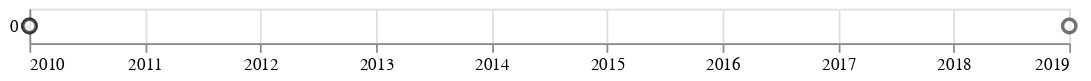

Here is the notebook cell this chart was saved with:
### Code cell
fourth_chart_access

### Figure 1 — Vega-Lite specification as saved in the notebook (floating-point values rounded to 4 significant figures)
{"config": {"title": {"font": "CM Mono"}, "axis": {"labelFont": "CM Mono", "titleFont": "CM Mono"}, "header": {"labelFont": "CM Mono", "titleFont": "CM Mono"}, "legend": {"labelFont": "CM Mono", "titleFont": "CM Mono"}}, "data": {"name": "data-cc244701dd50ffc25b74fc3cd76a710c"}, "mark": {"type": "circle", "fill": "white", "opacity": 1, "size": 60, "stroke": "black"}, "encoding": {"opacity": {"type": "nominal", "field": "type", "legend": null}, "x": {"type": "temporal", "axis": {"title": null}, "field": "year", "scale": {"nice": true}}, "y": {"type": "nominal", "axis": {"title": null}, "field": "accessability"}}, "transform": [{"filter": "datum.type == \"molecular\""}], "width": 600, "$schema": "https://vega.github.io/schema/vega-lite/v4.8.1.json", "datasets": {"data-cc244701dd50ffc25b74fc3cd76a710c": [{"year": "1932-01-01T00:00:00", "name": "Drum memory", "type": "magnetic", "usage": "1960s", "capacity": 62500, "lifespan": null, "addressability": 0.0, "mutability": 2, "accessability": 0, "Unnamed: 10": null}, {"year": "1946-01-01T00:00:00", "name": "Williams-Kilburn Tube", "type": "cathode ray tube", "usage": "1955", "capacity": 1000, "lifespan": null, "addressability": 0.0, "mutability": 2, "accessability": 1, "Unnamed: 10": null}, {"year": "1949-01-01T00:00:00", "name": "Magnetic-core memory", "type": "magnetic", "usage": "1970s", "capacity": 100000, "lifespan": null, "addressability": 1.0, "mutability": 2, "accessability": 1, "Unnamed: 10": null}, {"year": "1952-01-01T00:00:00", "name": "Magnetic Band (Tape)", "type": "magnetic", "usage": "today", "capacity": 330000000000000, "lifespan": null, "addressability": 0.0, "mutability": 2, "accessability": 0, "Unnamed: 10": null}, {"year": "1956-01-01T00:00:00", "name": "Hard Disk Drive (HDD)", "type": "magnetic", "usage": "today", "capacity": 2000000000000, "lifespan": null, "addressability": 1.0, "mutability": 2, "accessability": 1, "Unnamed: 10": null}, {"year": "1960-01-01T00:00:00", "name": "Magnetic stripe card", "type": "magnetic", "usage": "today", "capacity": 200, "lifespan": "3", "addressability": 0.0, "mutability": 2, "accessability": 0, "Unnamed: 10": null}, {"year": "1969-01-01T00:00:00", "name": "Floppy Disk", "type": "magnetic", "usage": "1990s", "capacity": 1440000, "lifespan": "5--30", "addressability": 1.0, "mutability": 2, "accessability": 1, "Unnamed: 10": null}, {"year": "1970-01-01T00:00:00", "name": "Bubble Memory", "type": "magnetic", "usage": "1980s", "capacity": 125000, "lifespan": null, "addressability": 0.0, "mutability": 2, "accessability": 0, "Unnamed: 10": null}, {"year": "1978-01-01T00:00:00", "name": "LaserDisc (LD)/Discovision (DV)", "type": "optical", "usage": "2001", "capacity": 324000000, "lifespan": null, "addressability": 1.0, "mutability": 2, "accessability": 1, "Unnamed: 10": null}, {"year": "1979-01-01T00:00:00", "name": "Solid-State-Drive (SSD)", "type": "electronic", "usage": "today", "capacity": 100000000000000, "lifespan": "~10", "addressability": 1.0, "mutability": 2, "accessability": 1, "Unnamed: 10": null}, {"year": "1981-01-01T00:00:00", "name": "Compact Disc (CD)", "type": "optical", "usage": "today", "capacity": 700000000, "lifespan": "25", "addressability": 1.0, "mutability": 2, "accessability": 1, "Unnamed: 10": null}, {"year": "1987-01-01T00:00:00", "name": "Digital Audio Tape (DAT)", "type": "electro-mechanical", "usage": "2005", "capacity": 256000, "lifespan": "30", "addressability": 0.0, "mutability": 2, "accessability": 0, "Unnamed: 10": null}, {"year": "1991-01-01T00:00:00", "name": "Mini-Disc", "type": "magneto-optical", "usage": "2001", "capacity": 140000000, "lifespan": "30-40", "addressability": 1.0, "mutability": 2, "accessability": 1, "Unnamed: 10": null}, {"year": "1994-01-01T00:00:00", "name": "Zip Drive", "type": "magnetic", "usage": "1990s", "capacity": 95370000, "lifespan": "5-10", "addressability": 1.0, "mutability": 2, "accessability": 1, "Unnamed: 10": null}, {"year": "1995-01-01T00:00:00", "name": "CompactFlash (CF)", "type": "electronic", "usage": "today", "capacity": 256000000000, "lifespan": "70-80", "addressability": 1.0, "mutability": 2, "accessability": 1, "Unnamed: 10": null}, {"year": "1995-01-01T00:00:00", "name": "Digital Compact Cassette (DCC)", "type": "magnetic", "usage": "1996", "capacity": 250000000, "lifespan": "30", "addressability": 0.0, "mutability": 2, "accessability": 0, "Unnamed: 10": null}, {"year": "1996-01-01T00:00:00", "name": "Digital Versatile Disc (DVD)", "type": "optical", "usage": "today", "capacity": 4500000000, "lifespan": "25", "addressability": 1.0, "mutability": 2, "accessability": 1, "Unnamed: 10": null}, {"year": "2000-01-01T00:00:00", "name": "USB Flash Disk", "type": "electronic", "usage": "today", "capacity": 2000000000000, "lifespan": "10", "addressability": 1.0, "mutability": 2, "accessability": 1, "Unnamed: 10": null}, {"year": "2001-01-01T00:00:00", "name": "Secure Digital (SD) card", "type": "electronic", "usage": "today", "capacity": 2000000000000, "lifespan": "10", "addressability": 1.0, "mutability": 2, "accessability": 1, "Unnamed: 10": null}, {"year": "2002-01-01T00:00:00", "name": "Blu-ray Disc (BD)", "type": "optical", "usage": "today", "capacity": 128000000000, "lifespan": "100-150", "addressability": 1.0, "mutability": 2, "accessability": 1, "Unnamed: 10": null}, {"year": "2004-01-01T00:00:00", "name": "Holographic Versatile Disc (HVD)", "type": "optical", "usage": "2008", "capacity": 200000000000, "lifespan": "3", "addressability": 1.0, "mutability": 2, "accessability": 1, "Unnamed: 10": null}, {"year": "2009-01-01T00:00:00", "name": "Millennial Disc (M-DISC)", "type": "optical", "usage": "2016", "capacity": 100000000000, "lifespan": "1000", "addressability": 1.0, "mutability": 0, "accessability": 1, "Unnamed: 10": null}, {"year": "2010-01-01T00:00:00", "name": "Cell cultures", "type": "molecular", "usage": "today", "capacity": 445000, "lifespan": null, "addressability": 0.0, "mutability": 1, "accessability": 0, "Unnamed: 10": null}, {"year": "2014-01-01T00:00:00", "name": "Colloidal particle clusters", "type": "atomic", "usage": "today", "capacity": 1, "lifespan": null, "addressability": 0.0, "mutability": 2, "accessability": 0, "Unnamed: 10": null}, {"year": "2016-01-01T00:00:00", "name": "Chlorine Atomic memory", "type": "atomic", "usage": "today", "capacity": 1000, "lifespan": null, "addressability": null, "mutability": 2, "accessability": 1, "Unnamed: 10": null}, {"year": "2010-01-01T00:00:00", "name": "Synthetic DNA", "type": "molecular", "usage": "today", "capacity": 22000000, "lifespan": "500", "addressability": 0.0, "mutability": 0, "accessability": 0, "Unnamed: 10": null}, {"year": "2019-01-01T00:00:00", "name": "Synthetic Metabolomes", "type": "molecular", "usage": "today", "capacity": 70000, "lifespan": null, "addressability": 0.0, "mutability": 0, "accessability": 0, "Unnamed: 10": null}]}}
